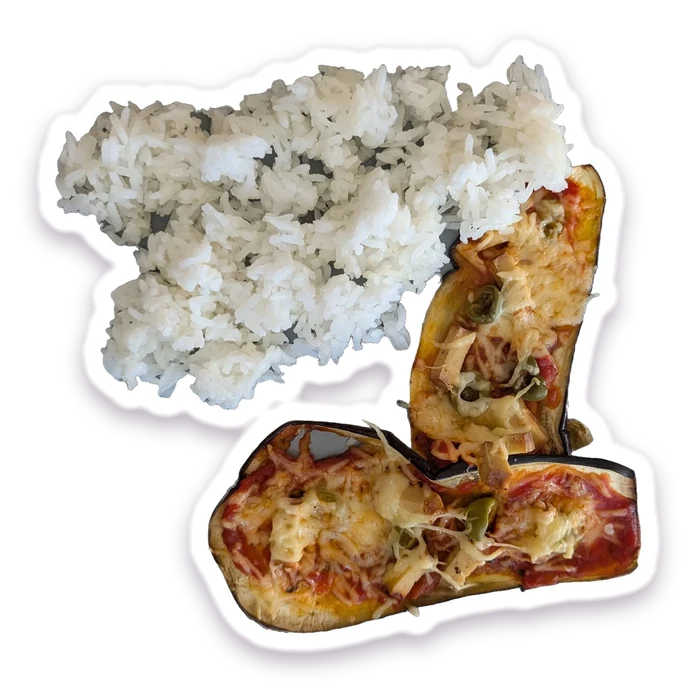
#> input picture app/assets/stickers/aubergines-pizza.webp, 696 x 688 px; its folder holds only this picture in this run
$ python holo_masks.py
#> lines starting #> are read from the running program, lines starting #| are printed output that depends on the picture
"""Build the holographic-foil masks for the app's stickers.

A mask is an alpha-only PNG in the sticker's own canvas: the white die-cut border is fully foiled,
the dish itself only faintly, so the food stays readable under the shimmer.
"""
from __future__ import annotations

from dataclasses import dataclass
from pathlib import Path

import numpy as np
from PIL import Image, ImageFilter

ROOT = Path(__file__).resolve().parents[1]
DISHES = ROOT / "design" / "assets" / "dishes"
DESIGN_STICKERS = ROOT / "design" / "assets" / "stickers"
APP_STICKERS = ROOT / "app" / "assets" / "stickers"
OUT = APP_STICKERS / "holo"

FOOD_ALPHA = 0.2
MASK_WIDTH = 320


@dataclass(frozen=True)
class Box:
    x0: int
    y0: int
    x1: int
    y1: int

    @property
    def width(self) -> int:
        return self.x1 - self.x0


def die_cut_box(img: Image.Image) -> Box:
    alpha = np.asarray(img.getchannel("A"))
    box = Image.fromarray(((alpha > 200) * 255).astype(np.uint8)).getbbox()
    assert box is not None
    return Box(*box)


def pad_for(dish: Image.Image) -> int:
    """Same padding cutout.sticker() used around the dish."""
    return max(6, round(max(dish.size) * 0.03)) + 6


def holo_mask(key: str) -> Image.Image:
#> called with key = 'aubergines-pizza'
    app = Image.open(APP_STICKERS / f"{key}.webp").convert("RGBA")
#> app is the input picture: PIL image 696x688 RGBA; mean R, G, B, A 111, 98.9, 89.7, 148.5
    design = Image.open(DESIGN_STICKERS / f"{key}.webp").convert("RGBA")
    dish = Image.open(DISHES / f"{key}.webp").convert("RGBA")

    # Map design-sticker coordinates onto the app sticker (it was rescaled and padded for its shadow).
    a, d = die_cut_box(app), die_cut_box(design)
#> in die_cut_box, `alpha = np.asarray(img.getchannel("A"))`:
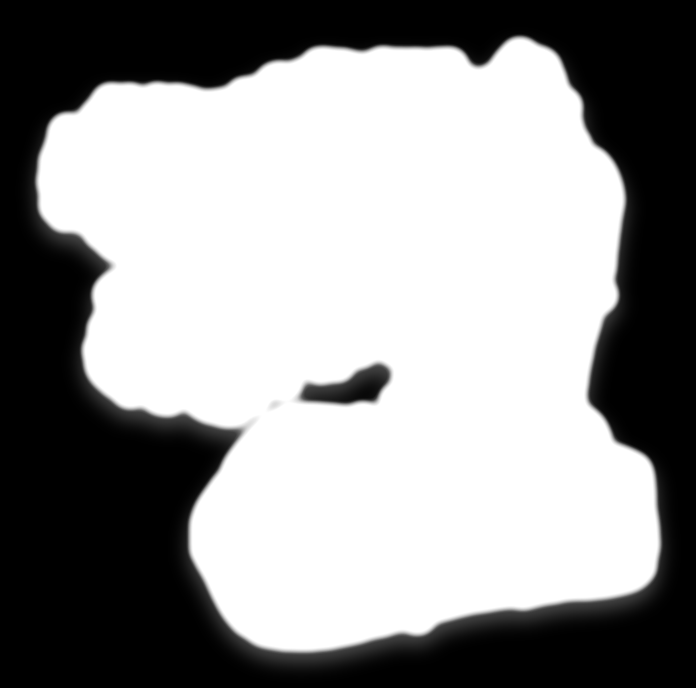
#> alpha: shape (688, 696); min 0, max 255, mean 148.5
#> in die_cut_box, `box = Image.fromarray(((alpha > 200) * 255).astype(np.uint8)).getbbox()`: box = (38, 38, 659, 651)
    scale = a.width / d.width
#> scale = 1
    ox, oy = a.x0 - d.x0 * scale, a.y0 - d.y0 * scale
#> ox = 0; oy = 0

    food = Image.new("L", app.size, 0)
#> food: PIL image 696x688 L; every value is 0
    dish_alpha = dish.getchannel("A").resize((round(dish.width * scale), round(dish.height * scale)), Image.LANCZOS)
    pad = pad_for(dish)
#> pad = 27
    food.paste(dish_alpha, (round(ox + pad * scale), round(oy + pad * scale)))
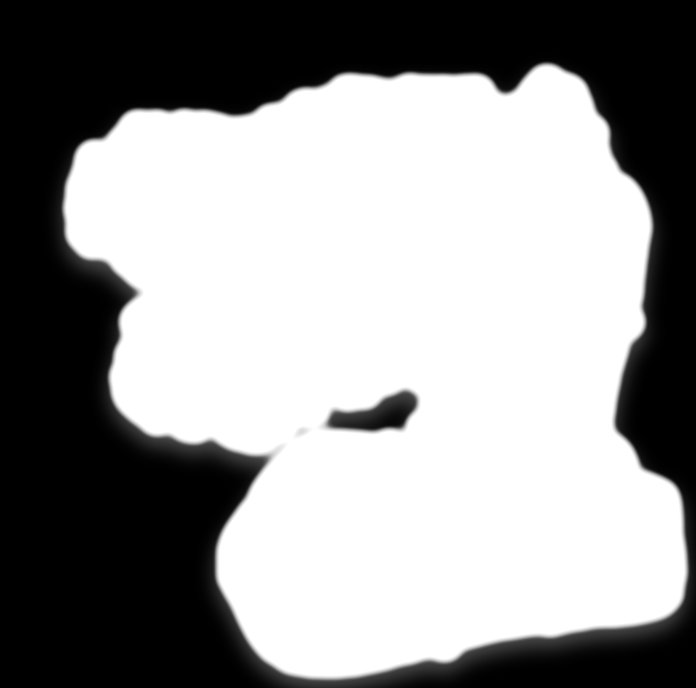
#> food: PIL image 696x688 L; min 0, max 255, mean 148.5

    cut = np.asarray(app.getchannel("A")).astype(np.float32) / 255
    cut = np.where(cut > 0.78, cut, 0)  # the die-cut sticker, not its soft shadow
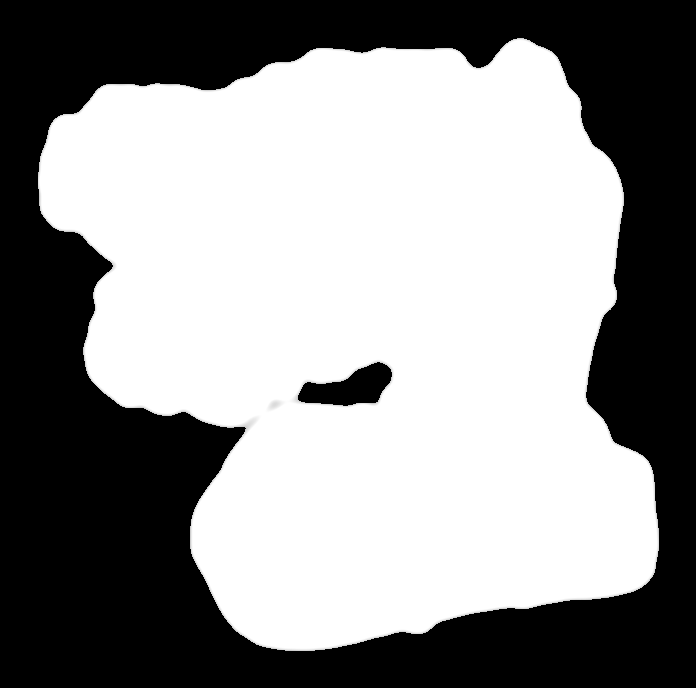
#> cut: shape (688, 696) float32; min 0, max 1, mean 0.567
    food_f = np.asarray(food.filter(ImageFilter.GaussianBlur(1.5))).astype(np.float32) / 255
    alpha = cut * (1 - food_f * (1 - FOOD_ALPHA))
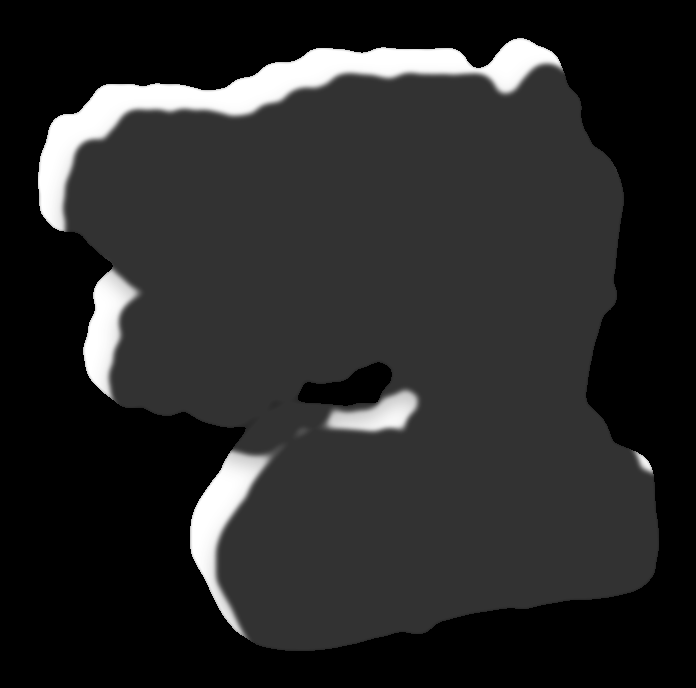
#> alpha: shape (688, 696) float32; min 0, max 1, mean 0.158
    mask = Image.fromarray((alpha * 255).astype(np.uint8), "L")
    height = round(app.height * MASK_WIDTH / app.width)
#> height = 316
    out = Image.new("RGBA", (MASK_WIDTH, height), (0, 0, 0, 0))
#> out: PIL image 320x316 RGBA; every value is 0
    out.putalpha(mask.resize((MASK_WIDTH, height), Image.LANCZOS))
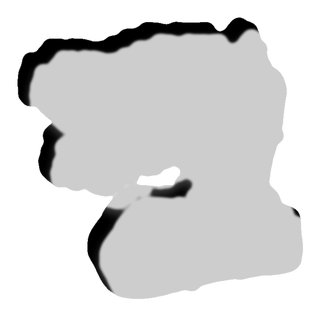
#> out: PIL image 320x316 RGBA; mean R, G, B, A 0, 0, 0, 39.8; transparent parts drawn white
    return out


def main() -> None:
    OUT.mkdir(exist_ok=True)
    for path in sorted(APP_STICKERS.glob("*.webp")):
        dest = OUT / f"{path.stem}.png"
        holo_mask(path.stem).save(dest, optimize=True)
#> (the run stopped early here; a loop or call above may not have finished)

$ run again, on app/assets/stickers/salade-endives.webp
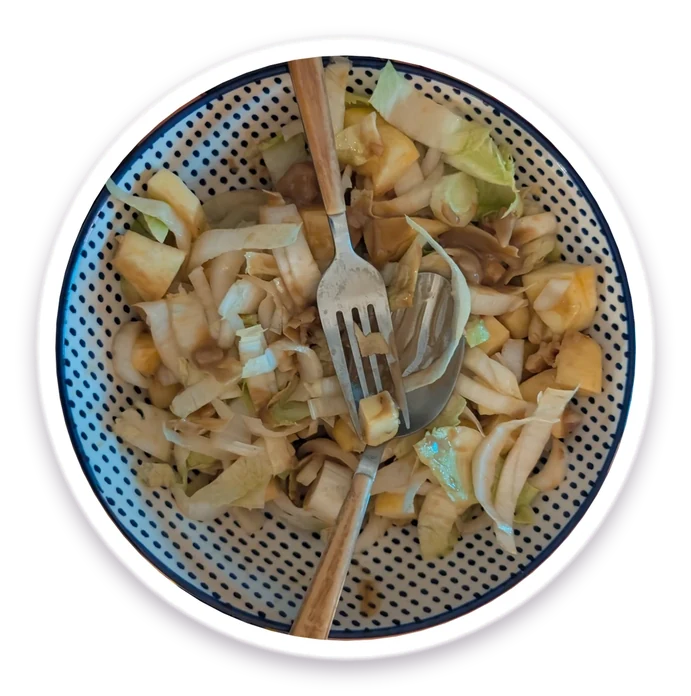
#> input picture app/assets/stickers/salade-endives.webp, 691 x 696 px
#> in holo_mask, app is the input picture: PIL image 691x696 RGBA; mean R, G, B, A 92, 83.6, 73.6, 162.1
#> in die_cut_box, `alpha = np.asarray(img.getchannel("A"))`:
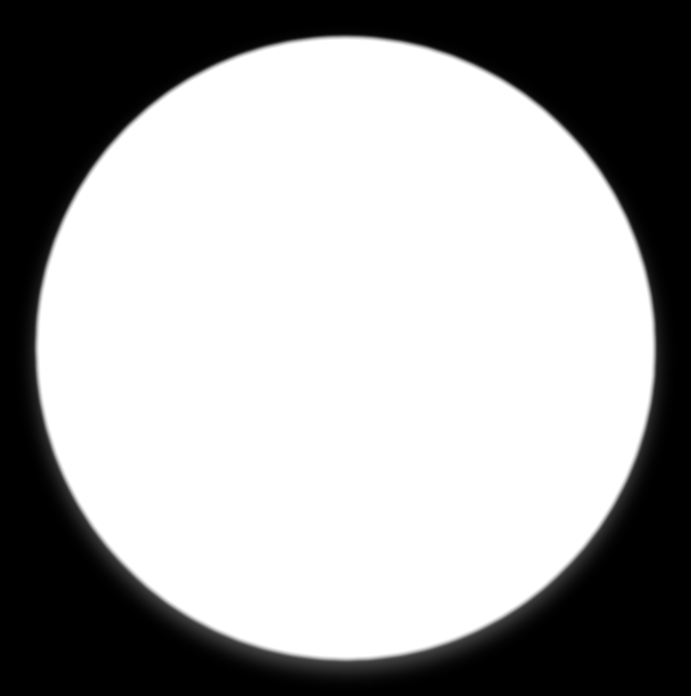
#> alpha: shape (696, 691); min 0, max 255, mean 162.1
#> box = (37, 38, 654, 659)
#> ox = 0
#> pad = 27
#> in holo_mask, `out.putalpha(mask.resize((MASK_WIDTH, height), Image.LANCZOS))`:
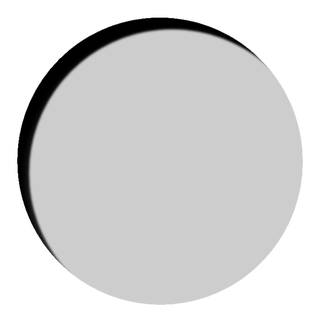
#> out: PIL image 320x322 RGBA; mean R, G, B, A 0, 0, 0, 40.5; transparent parts drawn white

$ run again, on app/assets/stickers/salade-verte.webp
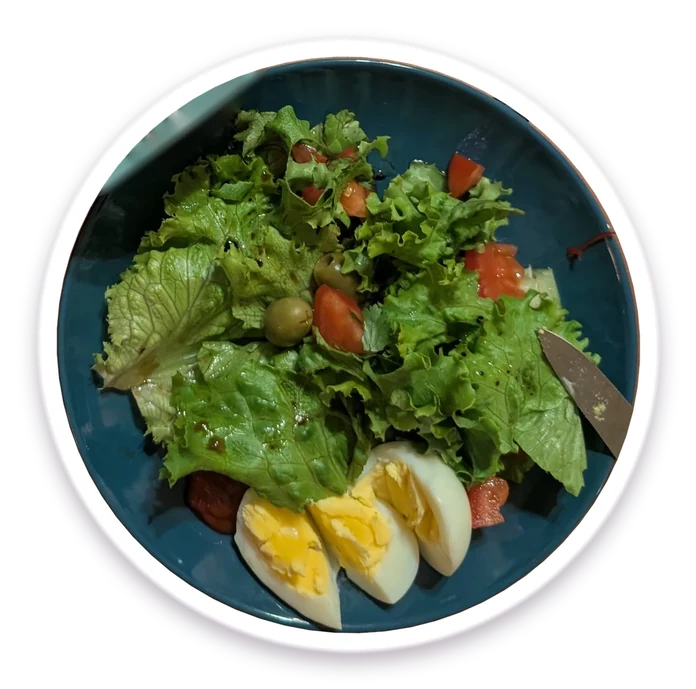
#> input picture app/assets/stickers/salade-verte.webp, 696 x 689 px
#> in holo_mask, app is the input picture: PIL image 696x689 RGBA; mean R, G, B, A 64.6, 70.7, 51.8, 161.1
#> in die_cut_box, `alpha = np.asarray(img.getchannel("A"))`:
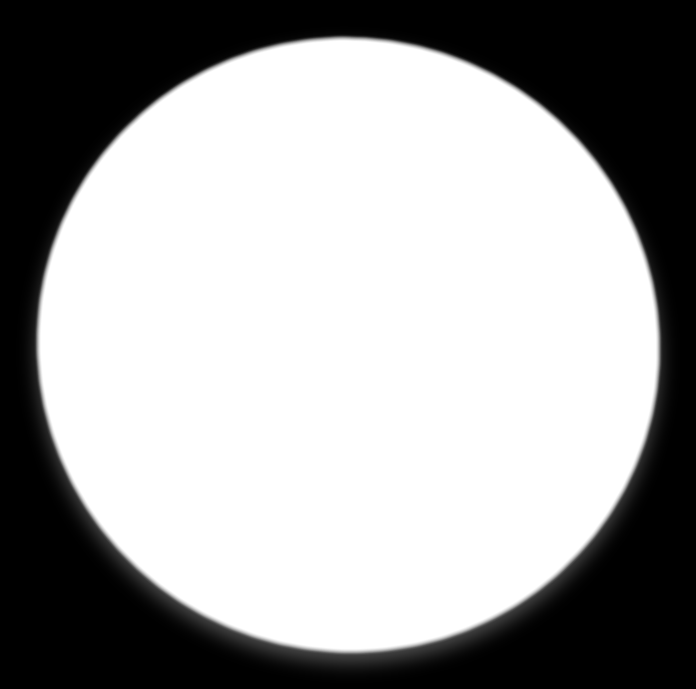
#> alpha: shape (689, 696); min 0, max 255, mean 161.1
#> box = (39, 39, 658, 651)
#> ox = 0
#> pad = 27
#> in holo_mask, `out.putalpha(mask.resize((MASK_WIDTH, height), Image.LANCZOS))`:
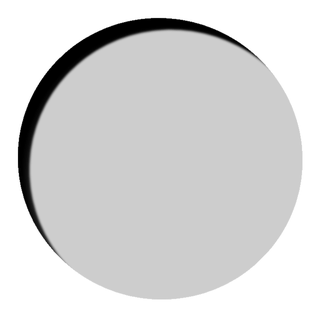
#> out: PIL image 320x317 RGBA; mean R, G, B, A 0, 0, 0, 40.2; transparent parts drawn white

$ run again, on app/assets/stickers/pates-carottes.webp
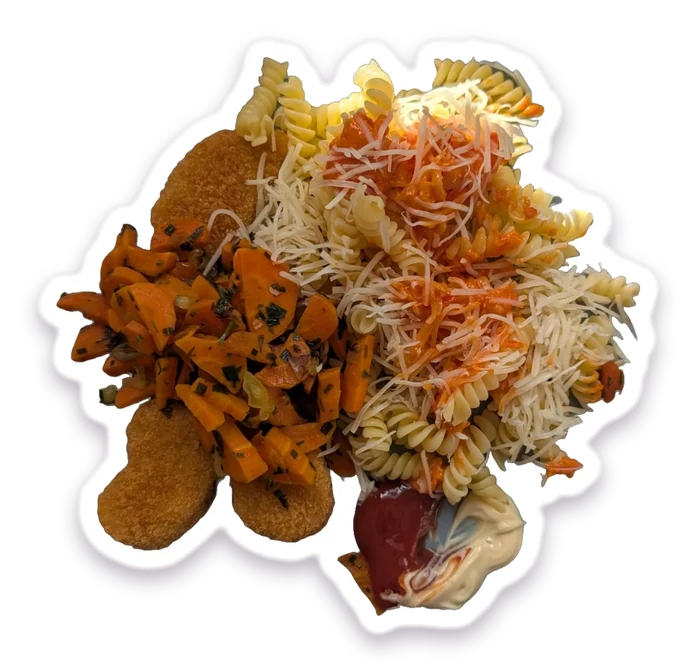
#> input picture app/assets/stickers/pates-carottes.webp, 696 x 672 px
#> in holo_mask, app is the input picture: PIL image 696x672 RGBA; mean R, G, B, A 95.6, 71.8, 54.1, 142
#> in die_cut_box, `alpha = np.asarray(img.getchannel("A"))`:
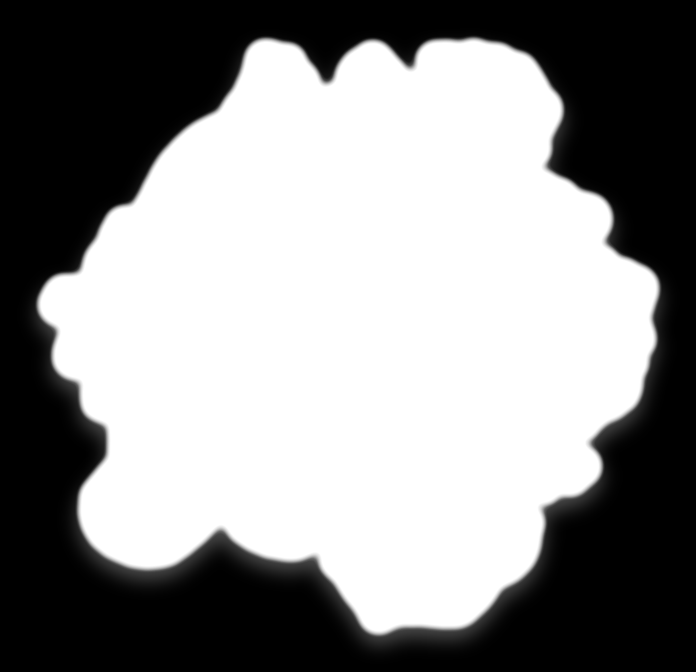
#> alpha: shape (672, 696); min 0, max 255, mean 142
#> box = (39, 40, 658, 633)
#> ox = 0
#> pad = 27
#> in holo_mask, `out.putalpha(mask.resize((MASK_WIDTH, height), Image.LANCZOS))`:
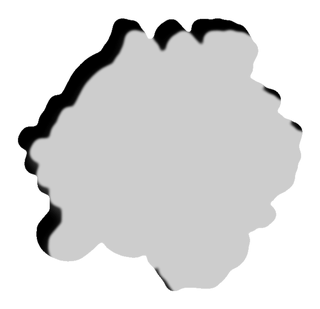
#> out: PIL image 320x309 RGBA; mean R, G, B, A 0, 0, 0, 37.7; transparent parts drawn white
